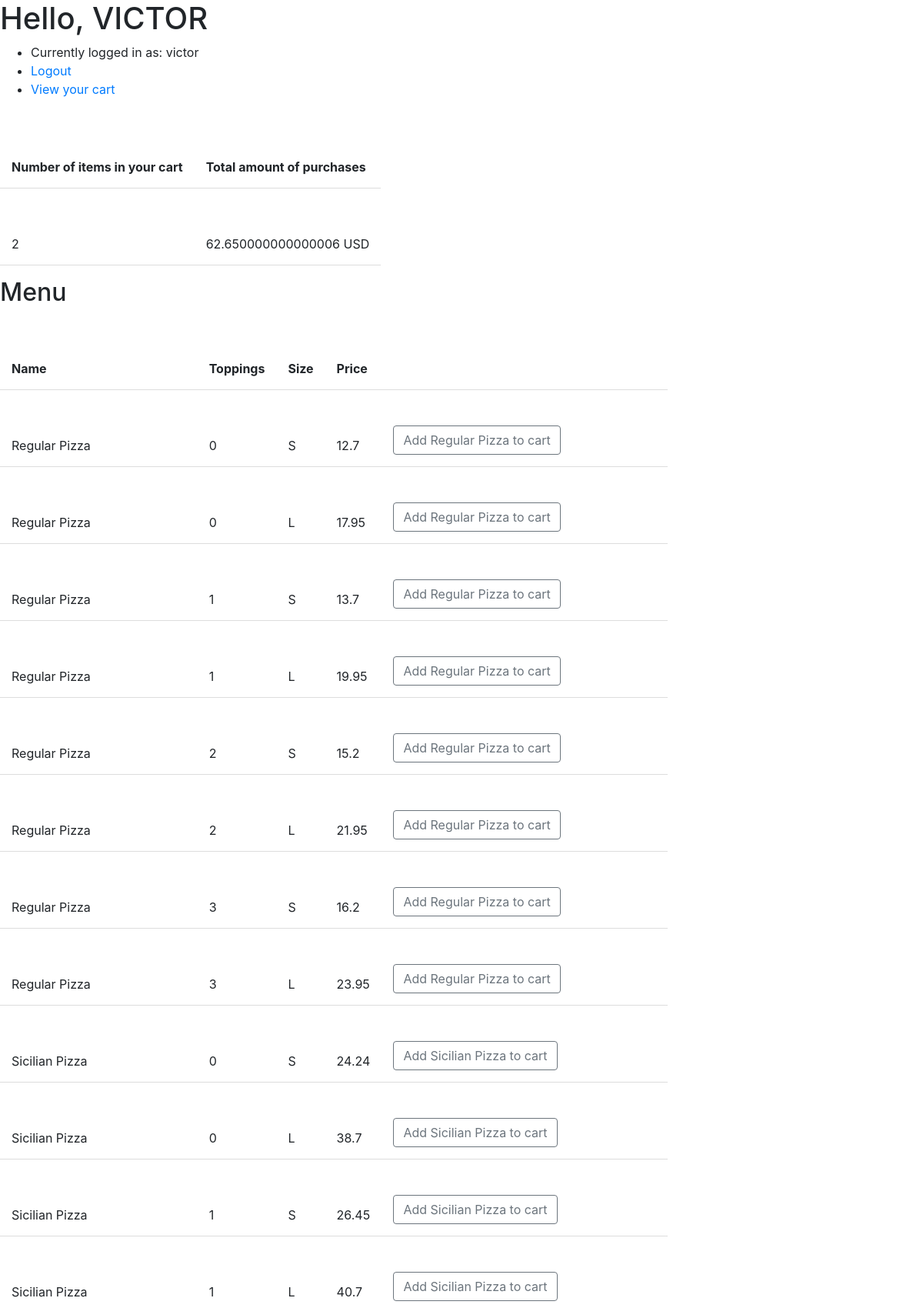
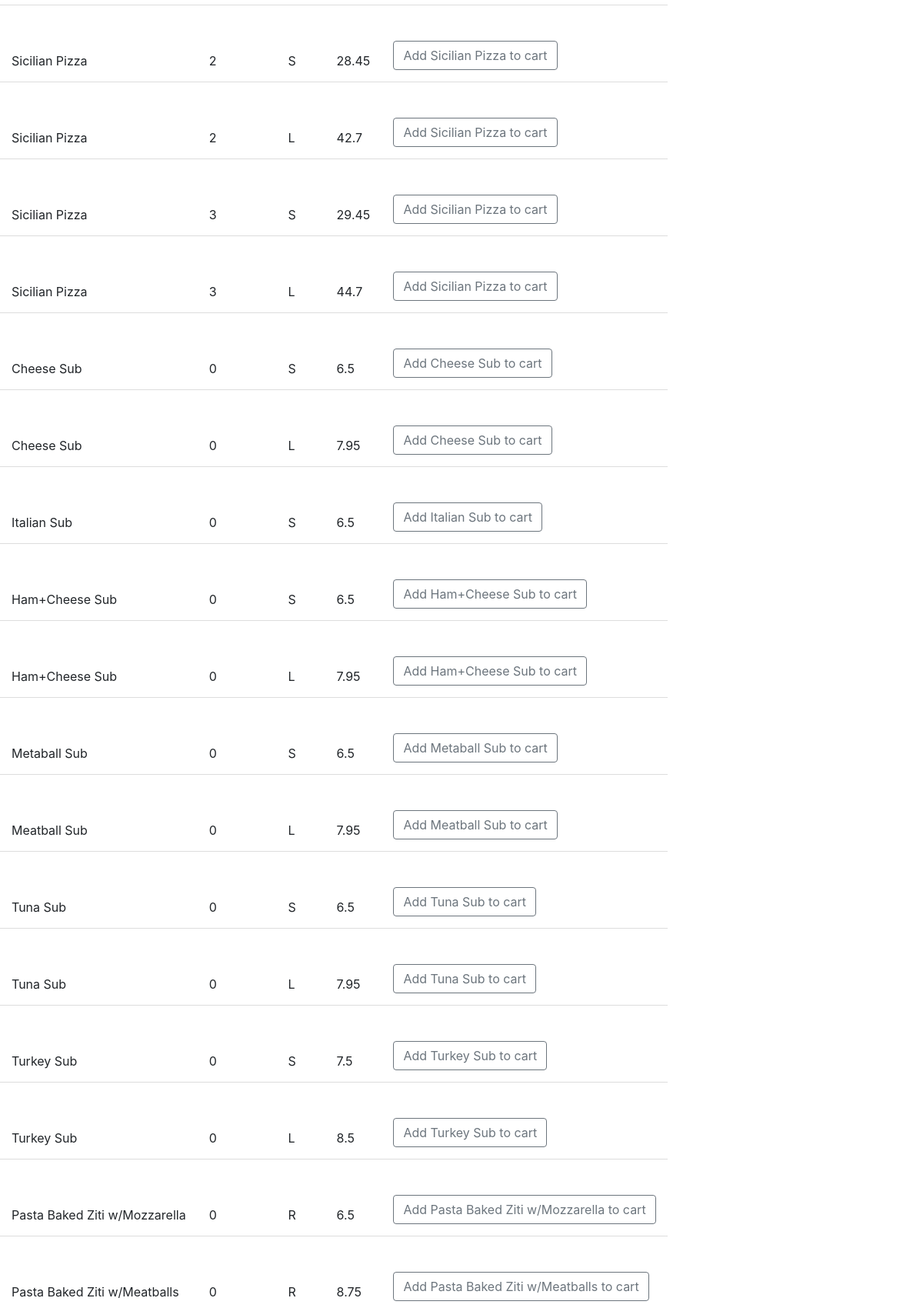
Screenshot of / (signed in, upper part) with the database file from the repository (2 pictures, top to bottom).
### orders/models.py (models this page shows, shortened)
class Menu(models.Model):
    name = models.CharField(max_length=64)
    toppings = models.IntegerField()
    size = models.CharField(max_length=1)
    price= models.FloatField()

### orders/views.py (the view)
# urls.py: path("", views.index, name="index"),
def index(request):
    if not request.user.is_authenticated:
        return render(request, "login.html", {"message": None})
    username=request.user
    user_cart=Order.objects.filter(username=username)
    cart_cost1=Menu.objects.all().filter(food__in=user_cart).aggregate(Sum('price'))
    cart_cost=cart_cost1['price__sum']
    cart=user_cart.count()
    context = {
        "user": request.user,
        "menu":Menu.objects.all(),
        "cart":cart,
        "cart_cost":cart_cost
    }
    return render(request, "index.html", context)

### orders/templates/index.html (shortened to what this page needs)
{% extends "base.html" %}
{% block body %}
<h1>Hello, {{ user.username|upper }}</h1>
<ul>
    <li>Currently logged in as: {{ user.username }}</li>
    <li><a href="{% url 'logout' %}">Logout</a></li>
    <li><a href="{% url 'get_cart' %}">View your cart</a></li>
</ul>
<table>
    <tr>
        <th>Number of items in your cart</th>
        <th>Total amount of purchases</th>
    </tr>
    <tr>
        <td>{{ cart }}</td>
        <td>
            {{cart_cost}} USD
        </td>
    </tr>
</table>
<h2>Menu</h2>
<table>
    <tr>
        <th>Name</th>
        <th>Toppings </th>
        <th>Size</th>
        <th>Price</th>
        <th></th>
    </tr>
    {% for food in menu %}
    <tr>
        <td>{{ food.name }}</td>
        <td>{{ food.toppings }}</td>
        <td>{{ food.size }}</td>
        <td>{{ food.price }}</td>
        <td>
            <form action="{% url 'add_to_cart' %}" method="post">
                <button type="submit" class="btn btn-outline-secondary" name='food.id' value={{food.id}}>Add {{food.name}} to cart</button>
            </form>
        </td>
    </tr>
    {% endfor %}
    {% endblock %}

### orders/templates/base.html (style rules this page uses)
th, td { padding: 15px; text-align: left; height: 100px; vertical-align: bottom; border-bottom: 1px solid #ddd; }

### rows the page displays
Menu: name "Regular Pizza", toppings "0", size "S", price "12.7", {{ food.id }} 1 (drawn)
Menu: name "Regular Pizza", toppings "0", size "L", price "17.95", {{ food.id }} 2 (drawn)
Menu: name "Regular Pizza", toppings "1", size "S", price "13.7", {{ food.id }} 3 (drawn)
Menu: name "Regular Pizza", toppings "1", size "L", price "19.95", {{ food.id }} 4 (drawn)
Menu: name "Regular Pizza", toppings "2", size "S", price "15.2", {{ food.id }} 5 (drawn)
Menu: name "Regular Pizza", toppings "2", size "L", price "21.95", {{ food.id }} 6 (drawn)
Menu: name "Regular Pizza", toppings "3", size "S", price "16.2", {{ food.id }} 7 (drawn)
Menu: name "Regular Pizza", toppings "3", size "L", price "23.95", {{ food.id }} 8 (drawn)
Menu: name "Sicilian Pizza", toppings "0", size "S", price "24.24", {{ food.id }} 9 (drawn)
Menu: name "Sicilian Pizza", toppings "0", size "L", price "38.7", {{ food.id }} 10 (drawn)
Menu: name "Sicilian Pizza", toppings "1", size "S", price "26.45", {{ food.id }} 11 (drawn)
Menu: name "Sicilian Pizza", toppings "1", size "L", price "40.7", {{ food.id }} 12 (drawn)
Menu: name "Sicilian Pizza", toppings "2", size "S", price "28.45", {{ food.id }} 13 (drawn)
Menu: name "Sicilian Pizza", toppings "2", size "L", price "42.7", {{ food.id }} 14 (drawn)
Menu: name "Sicilian Pizza", toppings "3", size "S", price "29.45", {{ food.id }} 15 (drawn)
Menu: name "Sicilian Pizza", toppings "3", size "L", price "44.7", {{ food.id }} 16 (drawn)
Menu: name "Cheese Sub", toppings "0", size "S", price "6.5", {{ food.id }} 17 (drawn)
Menu: name "Cheese Sub", toppings "0", size "L", price "7.95", {{ food.id }} 18 (drawn)
Menu: name "Italian Sub", toppings "0", size "S", price "6.5", {{ food.id }} 19 (drawn)
Menu: name "Ham+Cheese Sub", toppings "0", size "S", price "6.5", {{ food.id }} 20 (drawn)
Menu: name "Ham+Cheese Sub", toppings "0", size "L", price "7.95", {{ food.id }} 22 (drawn)
Menu: name "Metaball Sub", toppings "0", size "S", price "6.5", {{ food.id }} 23 (drawn)
Menu: name "Meatball Sub", toppings "0", size "L", price "7.95", {{ food.id }} 24 (drawn)
Menu: name "Tuna Sub", toppings "0", size "S", price "6.5", {{ food.id }} 25 (drawn)
Menu: name "Tuna Sub", toppings "0", size "L", price "7.95", {{ food.id }} 26 (drawn)
Menu: name "Turkey Sub", toppings "0", size "S", price "7.5", {{ food.id }} 27 (drawn)
Menu: name "Turkey Sub", toppings "0", size "L", price "8.5", {{ food.id }} 28 (drawn)
Menu: name "Pasta Baked Ziti w/Mozzarella", toppings "0", size "R", price "6.5", {{ food.id }} 29 (drawn)
Menu: name "Pasta Baked Ziti w/Meatballs", toppings "0", size "R", price "8.75", {{ food.id }} 30 (drawn)

### other values shown
{{ user.username|upper }} "VICTOR"
{{ user.username }} "victor"
{{ cart }} "2"
{{ cart_cost }} "62.650000000000006"
